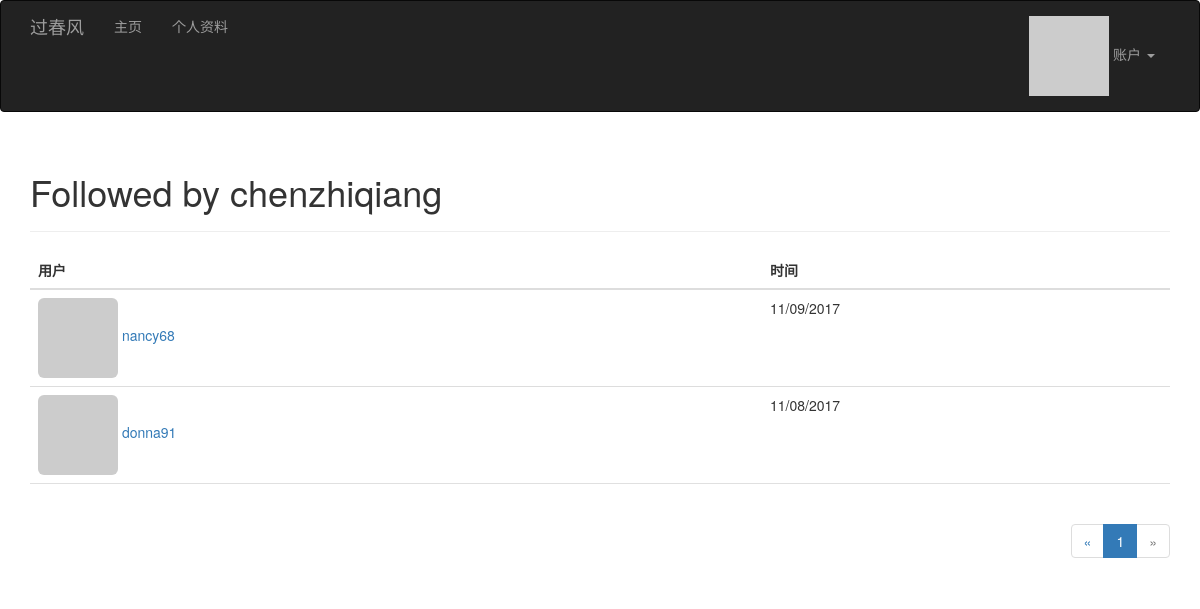
The page /followed/chenzhiqiang (signed in) on the database its author committed.
### app/models.py (models this page shows, shortened)
class User(UserMixin,db.Model):
	__tablename__='users'
	id=db.Column(db.Integer,primary_key=True)
	email=db.Column(db.String(64),unique=True,index=True)
	username=db.Column(db.String(64),unique=True,index=True)
	role_id=db.Column(db.Integer,db.ForeignKey('roles.id'))
	password_hash=db.Column(db.String(128))
	confirmed=db.Column(db.Boolean,default=False)
	name=db.Column(db.String(64))
	location=db.Column(db.String(64))
	about_me=db.Column(db.Text())
	member_since=db.Column(db.DateTime(),default=datetime.utcnow)
	last_seen=db.Column(db.DateTime(),default=datetime.utcnow)
	avatar_hash=db.Column(db.String(32))
	posts=db.relationship('Post',backref='author',lazy='dynamic')
	followed=db.relationship('Follow',foreign_keys=[Follow.follower_id],backref=db.backref('follower',lazy='joined'),lazy='dynamic')
	followers=db.relationship('Follow',foreign_keys=[Follow.followed_id],backref=db.backref('followed',lazy='joined'),
		lazy='dynamic',cascade='all,delete-orphan')
	comments=db.relationship('Comment',backref='author',lazy='dynamic')
	def gravatar(self,size=100,default='identicon',rating='g'):
		if request.is_secure:
			url='https://secure.gravatar.com/avatar'
		else:
			url='http://www.gravatar.com/avatar'
		hash=self.avatar_hash or hashlib.md5(self.email.encode('utf-8')).hexdigest()
		return '{url}/{hash}?s={size}&d={default}&r={rating}'.format(url=url,hash=hash,
			size=size,default=default,rating=rating)
	@login_manager.user_loader
	def load_user(user_id):
		return User.query.get(int(user_id))
	def ping(self):
		self.last_seen=datetime.utcnow()
		db.session.add(self)
	def can (self,permissions):
		return self.role is not None and (self.role.permissions & permissions)==permissions
	@property
	def password(self):
		raise AttributeError('password is not a readable attribute')

class Follow(db.Model):
	__tablename__='follows'
	follower_id=db.Column(db.Integer,db.ForeignKey('users.id'),primary_key=True)
	followed_id=db.Column(db.Integer,db.ForeignKey('users.id'),primary_key=True)
	timestamp=db.Column(db.DateTime,default=datetime.utcnow)

### app/main/views.py (the view)
@main.route('/followed/<username>')
def followed(username):
	user=User.query.filter_by(username=username).first()
	if user is None:
		flash('Invalid User')
		return redirect(url_for('.index'))
	page=request.args.get('page',1,type=int)
	pagination=user.followed.paginate(page,per_page=current_app.config['FLASKY_FOLLOWERS_PER_PAGE'],error_out=False)
	followed=[{'user':item.followed,'timestamp':item.timestamp} for item in pagination.items]
	return render_template('followers.html',user=user,title="Followed by ",endpoint='.followed',
		pagination=pagination,follows=followed)

### app/auth/views.py (called while the page is built)
@auth.before_app_request
def before_request():
	if current_user.is_authenticated :
		current_user.ping()
		if not current_user.confirmed \
				and request.endpoint \
				and request.endpoint[:5]!='auth.'\
				and request.endpoint !='static':
			return redirect(url_for('auth.unconfirmed'))

### app/main/__init__.py (called while the page is built)
@main.app_context_processor
def inject_permissions():
	return dict (Permission=Permission)

### app/main/views.py (called while the page is built)
@main.after_app_request
def after_request(response):
	for query in get_debug_queries():
		if query.duration>=current_app.config['FLASKY_SLOW_DB_QUERY_TIME']:
			current_app.logger.warning('Slow query:%s\n Parameters:%s\nDuration:%f\nContext:%s\n'%(
				query.statement,query.parameters,query.duration,query.context))
	return response

### app/templates/followers.html (shortened to what this page needs)
{% extends "base.html" %}
{% import "_macros.html" as macros %}
{% block page_content %}
<div class="page-header">
    <h1>{{ title }} {{ user.username }}</h1>
</div>
<table class="table table-hover followers">
    <thead><tr><th>用户</th><th>时间</th></tr></thead>
    {% for follow in follows %}
    {% if follow.user != user %}
    <tr>
        <td>
            <a href="{{ url_for('.user', username = follow.user.username) }}">
                <img class="img-rounded" src="{{ follow.user.gravatar(size=32) }}">
                {{ follow.user.username }}
            </a>
        </td>
        <td>{{ moment(follow.timestamp).format('L') }}</td>
    </tr>
    {% endif %}
    {% endfor %}
</table>
<div class="pagination">
    {{ macros.pagination_widget(pagination, endpoint, username = user.username) }}
</div>
{% endblock %}

### app/static/styles.css (style rules this page uses)
div.pagination { width: 100%; text-align: right; padding: 0px; margin: 0px; }
.table.followers tr { border-bottom: 1px solid #e0e0e0; }

### rows shown on the page
User: username "chenzhiqiang"
User: user.username "nancy68"
Follow: timestamp "11/09/2017"
User: user.username "donna91"
Follow: timestamp "11/08/2017"

### other values the page prints
{{ title }} "Followed by"
{{ p }} "1"
